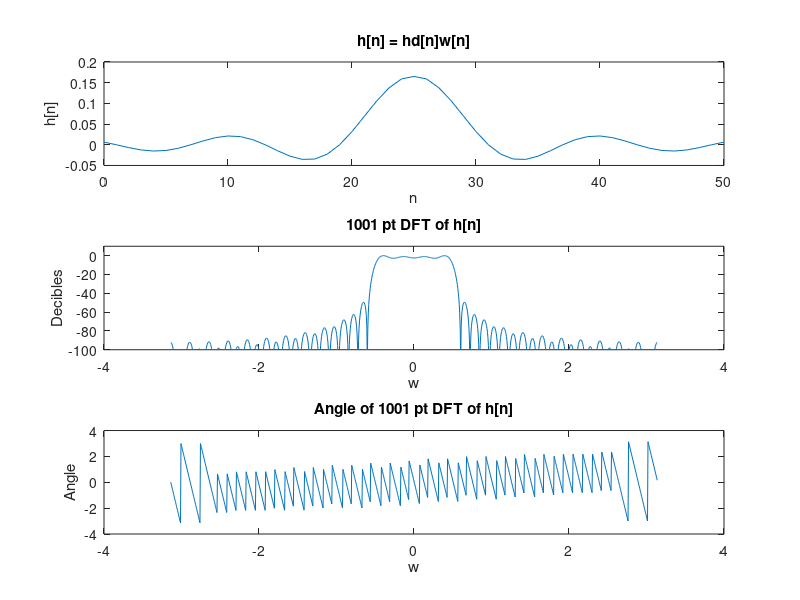

The MATLAB script that drew this image:
n = 0:1:50;
nc = 25;
h = zeros(51,1);

% h = sin(pi*(n - nc))/(pi*(n - nc));

for ii=0:50
    if n(ii+1) == nc
        h(ii+1) = 0.165;
        continue;
    end
    h(ii+1) = sin((pi/6)*(n(ii+1)-nc))/((pi)*(n(ii+1)-nc));
end


yy = fft(h , 1001);
y = abs(fftshift(yy));
max_y = max(y);
y = y/max_y;

t = -500:500;
t = (2*pi/1001)*t;
subplot(3,1,1);
plot(n , h);
xlabel('n');
ylabel('h[n]');
title('h[n] = hd[n]w[n]');

subplot(3,1,2);
y = 20 * log(y);
plot(t , y);
ylim([-100,10]);
xlabel('w');
ylabel('Decibles');
title('1001 pt DFT of h[n]');

subplot(3,1,3);
yy = angle(yy);
plot(t,yy);
xlabel('w');
ylabel('Angle');
title('Angle of 1001 pt DFT of h[n]');
